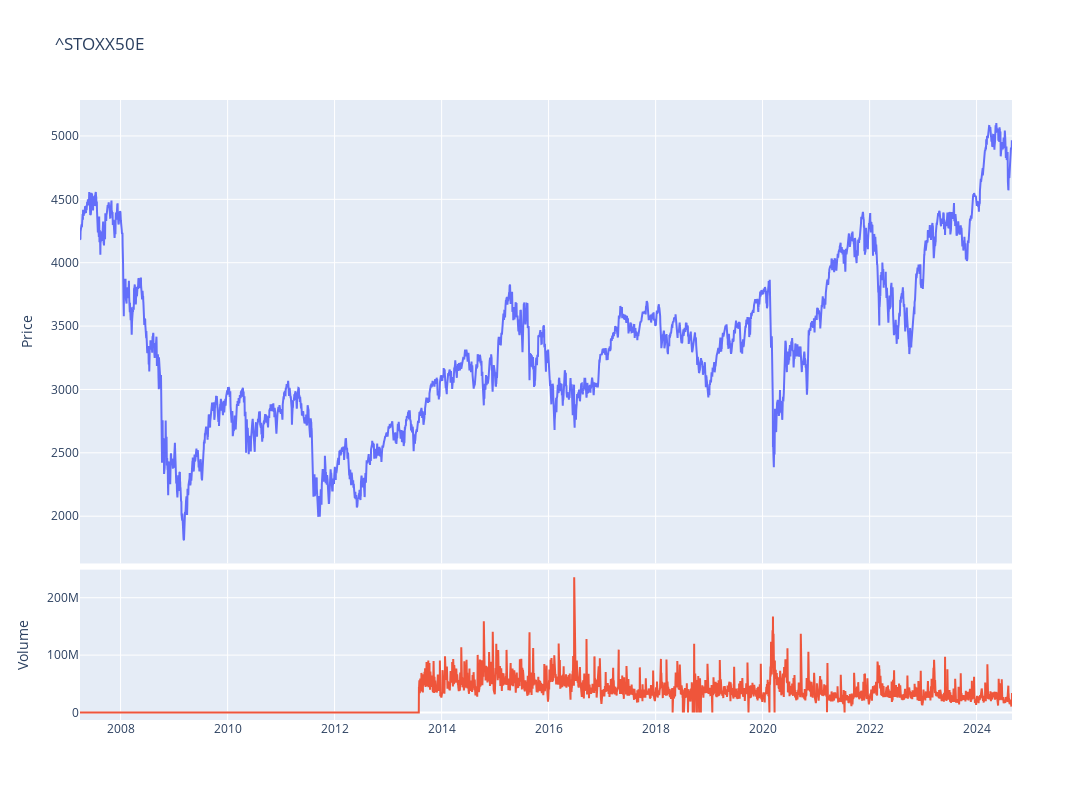

Source (notebook cell):
### Code cell
fig = make_subplots(rows=4, cols=1,shared_xaxes=True,vertical_spacing=0.01,specs=[[{'rowspan':3,'colspan':1}],[None],[None],[{'rowspan':1,'colspan':1}]])

# Graph (1,1)
fig.add_trace(go.Scatter(x=stock_ticker.index,y=stock_ticker['Close'],mode="lines",name=f"{ticker}"),row=1, col=1)
# Update xaxis properties
fig.update_yaxes(title_text="Price", row=1, col=1)

# Graph (4,1)
fig.add_trace(go.Scatter(x=stock_ticker.index,y=stock_ticker['Volume'],mode="lines",name='Volume'),row=4, col=1)
fig.update_yaxes(title_text="Volume", row=4, col=1)

fig.update_layout(height=800, width=1300,showlegend=False,title=f"{ticker}")

fig.show()

### Figure 1 — Plotly figure (JSON) as saved in the notebook; plotly's stock layout.template omitted (floating-point values rounded to 4 significant figures; data arrays with more than 128 entries replaced by an {"elided": "..."} marker saying what was removed)
{"data": [{"mode": "lines", "name": "^STOXX50E", "type": "scatter", "x": {"elided": "4369 str values"}, "xaxis": "x", "y": {"elided": "4369 float values"}, "yaxis": "y"}, {"mode": "lines", "name": "Volume", "type": "scatter", "x": {"elided": "4369 str values"}, "xaxis": "x2", "y": {"elided": "4369 int values"}, "yaxis": "y2"}], "layout": {"height": 800, "showlegend": false, "title": {"text": "^STOXX50E"}, "width": 1300, "xaxis": {"anchor": "y", "domain": [0, 1], "matches": "x2", "showticklabels": false}, "xaxis2": {"anchor": "y2", "domain": [0, 1]}, "yaxis": {"anchor": "x", "domain": [0.2525, 1], "title": {"text": "Price"}}, "yaxis2": {"anchor": "x2", "domain": [0, 0.2425], "title": {"text": "Volume"}}}}
